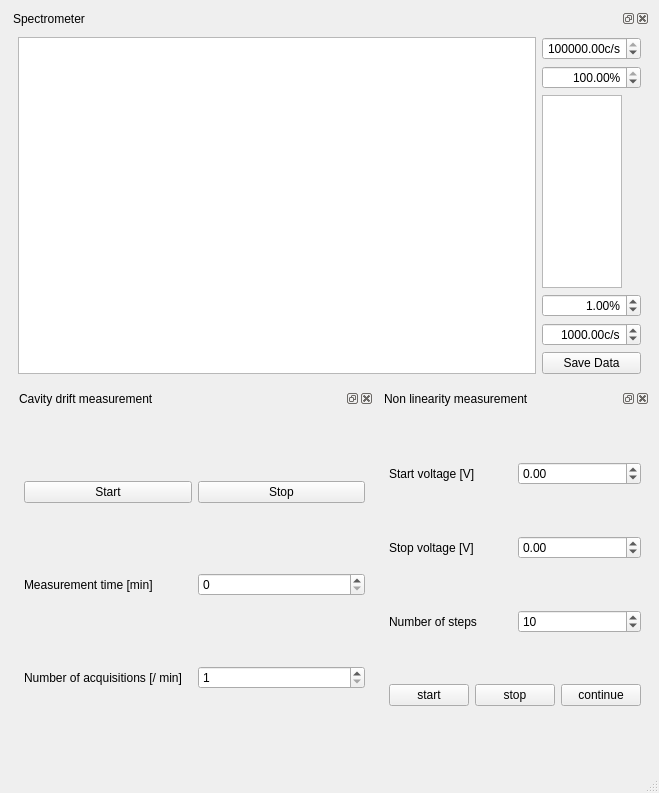
<?xml version="1.0" encoding="UTF-8"?>
<ui version="4.0">
 <class>MainWindow</class>
 <widget class="QMainWindow" name="MainWindow">
  <property name="enabled">
   <bool>true</bool>
  </property>
  <property name="geometry">
   <rect>
    <x>0</x>
    <y>0</y>
    <width>646</width>
    <height>793</height>
   </rect>
  </property>
  <property name="windowTitle">
   <string>MainWindow</string>
  </property>
  <widget class="QWidget" name="centralwidget">
   <layout class="QGridLayout" name="gridLayout_26">
    <item row="2" column="1">
     <widget class="QDockWidget" name="cavity_drift_measurement_widget">
      <property name="minimumSize">
       <size>
        <width>359</width>
        <height>288</height>
       </size>
      </property>
      <property name="windowTitle">
       <string>Cavity drift measurement</string>
      </property>
      <widget class="QWidget" name="dockWidgetContents_10">
       <layout class="QGridLayout" name="gridLayout_2">
        <item row="0" column="0">
         <layout class="QHBoxLayout" name="horizontalLayout_5">
          <item>
           <widget class="QPushButton" name="cavity_drift_start_pushButton">
            <property name="text">
             <string>Start</string>
            </property>
           </widget>
          </item>
          <item>
           <widget class="QPushButton" name="cavity_drift_stop_pushButton">
            <property name="text">
             <string>Stop</string>
            </property>
           </widget>
          </item>
         </layout>
        </item>
        <item row="1" column="0">
         <layout class="QHBoxLayout" name="horizontalLayout_6">
          <item>
           <widget class="QLabel" name="label_26">
            <property name="text">
             <string>Measurement time [min]</string>
            </property>
           </widget>
          </item>
          <item>
           <widget class="QSpinBox" name="cavity_drift_measurement_time_spinBox">
            <property name="maximum">
             <number>10000</number>
            </property>
           </widget>
          </item>
         </layout>
        </item>
        <item row="2" column="0">
         <layout class="QHBoxLayout" name="horizontalLayout_7">
          <item>
           <widget class="QLabel" name="label_27">
            <property name="text">
             <string>Number of acquisitions [/ min]</string>
            </property>
           </widget>
          </item>
          <item>
           <widget class="QSpinBox" name="cavity_drift_acquisition_rate_spinBox">
            <property name="minimum">
             <number>1</number>
            </property>
            <property name="maximum">
             <number>10000</number>
            </property>
           </widget>
          </item>
         </layout>
        </item>
       </layout>
      </widget>
     </widget>
    </item>
    <item row="1" column="0" colspan="3">
     <layout class="QGridLayout" name="gridLayout_31">
      <item row="0" column="0">
       <widget class="QDockWidget" name="spectrometer_control_dockWidget">
        <property name="sizePolicy">
         <sizepolicy hsizetype="Expanding" vsizetype="Expanding">
          <horstretch>0</horstretch>
          <verstretch>0</verstretch>
         </sizepolicy>
        </property>
        <property name="windowTitle">
         <string>Spectrometer</string>
        </property>
        <widget class="QWidget" name="dockWidgetContents_2">
         <layout class="QGridLayout" name="gridLayout_7">
          <item row="0" column="0">
           <layout class="QHBoxLayout" name="horizontalLayout_30">
            <item>
             <widget class="PlotWidget" name="spectrum_2d_PlotWidget"/>
            </item>
            <item>
             <layout class="QGridLayout" name="gridLayout_5">
              <item row="3" column="0">
               <widget class="ScienDSpinBox" name="spectrum_2d_cb_low_percentile_DoubleSpinBox">
                <property name="maximumSize">
                 <size>
                  <width>100</width>
                  <height>16777215</height>
                 </size>
                </property>
                <property name="alignment">
                 <set>Qt::AlignRight|Qt::AlignTrailing|Qt::AlignVCenter</set>
                </property>
                <property name="suffix">
                 <string>%</string>
                </property>
                <property name="minimum">
                 <double>0.000000000000000</double>
                </property>
                <property name="maximum">
                 <double>100.000000000000000</double>
                </property>
                <property name="value">
                 <double>1.000000000000000</double>
                </property>
               </widget>
              </item>
              <item row="4" column="0">
               <widget class="ScienDSpinBox" name="spectrum_2d_cb_min_DoubleSpinBox">
                <property name="maximumSize">
                 <size>
                  <width>100</width>
                  <height>16777215</height>
                 </size>
                </property>
                <property name="alignment">
                 <set>Qt::AlignRight|Qt::AlignTrailing|Qt::AlignVCenter</set>
                </property>
                <property name="suffix">
                 <string>c/s</string>
                </property>
                <property name="minimum">
                 <double>-10.000000000000000</double>
                </property>
                <property name="maximum">
                 <double>1000000000.000000000000000</double>
                </property>
                <property name="value">
                 <double>1000.000000000000000</double>
                </property>
               </widget>
              </item>
              <item row="6" column="0">
               <widget class="QPushButton" name="spectrum_2d_save_data_pushButton">
                <property name="text">
                 <string>Save Data</string>
                </property>
               </widget>
              </item>
              <item row="0" column="0">
               <widget class="ScienDSpinBox" name="spectrum_2d_cb_max_DoubleSpinBox">
                <property name="maximumSize">
                 <size>
                  <width>100</width>
                  <height>16777215</height>
                 </size>
                </property>
                <property name="alignment">
                 <set>Qt::AlignRight|Qt::AlignTrailing|Qt::AlignVCenter</set>
                </property>
                <property name="suffix">
                 <string>c/s</string>
                </property>
                <property name="minimum">
                 <double>-10.000000000000000</double>
                </property>
                <property name="maximum">
                 <double>1000000000.000000000000000</double>
                </property>
                <property name="value">
                 <double>100000.000000000000000</double>
                </property>
               </widget>
              </item>
              <item row="1" column="0">
               <widget class="ScienDSpinBox" name="spectrum_2d_cb_high_percentile_DoubleSpinBox">
                <property name="maximumSize">
                 <size>
                  <width>100</width>
                  <height>16777215</height>
                 </size>
                </property>
                <property name="alignment">
                 <set>Qt::AlignRight|Qt::AlignTrailing|Qt::AlignVCenter</set>
                </property>
                <property name="suffix">
                 <string>%</string>
                </property>
                <property name="minimum">
                 <double>0.000000000000000</double>
                </property>
                <property name="maximum">
                 <double>100.000000000000000</double>
                </property>
                <property name="value">
                 <double>100.000000000000000</double>
                </property>
               </widget>
              </item>
              <item row="2" column="0">
               <widget class="PlotWidget" name="spectrum_2d_cb_PlotWidget">
                <property name="sizePolicy">
                 <sizepolicy hsizetype="MinimumExpanding" vsizetype="MinimumExpanding">
                  <horstretch>0</horstretch>
                  <verstretch>0</verstretch>
                 </sizepolicy>
                </property>
                <property name="maximumSize">
                 <size>
                  <width>80</width>
                  <height>16777215</height>
                 </size>
                </property>
               </widget>
              </item>
             </layout>
            </item>
           </layout>
          </item>
         </layout>
        </widget>
       </widget>
      </item>
     </layout>
    </item>
    <item row="2" column="2">
     <widget class="QDockWidget" name="sweep_parameters">
      <property name="windowTitle">
       <string>Non linearity measurement</string>
      </property>
      <widget class="QWidget" name="dockWidgetContents_3">
       <layout class="QGridLayout" name="gridLayout">
        <item row="0" column="0">
         <layout class="QHBoxLayout" name="horizontalLayout">
          <item>
           <widget class="QLabel" name="label">
            <property name="text">
             <string>Start voltage [V]</string>
            </property>
           </widget>
          </item>
          <item>
           <widget class="QDoubleSpinBox" name="start_voltage_doubleSpinBox">
            <property name="minimum">
             <double>-10.000000000000000</double>
            </property>
            <property name="maximum">
             <double>10.000000000000000</double>
            </property>
           </widget>
          </item>
         </layout>
        </item>
        <item row="1" column="0">
         <layout class="QHBoxLayout" name="horizontalLayout_2">
          <item>
           <widget class="QLabel" name="label_2">
            <property name="text">
             <string>Stop voltage [V]</string>
            </property>
           </widget>
          </item>
          <item>
           <widget class="QDoubleSpinBox" name="stop_voltage_doubleSpinBox">
            <property name="minimum">
             <double>-10.000000000000000</double>
            </property>
            <property name="maximum">
             <double>10.000000000000000</double>
            </property>
            <property name="value">
             <double>0.000000000000000</double>
            </property>
           </widget>
          </item>
         </layout>
        </item>
        <item row="2" column="0">
         <layout class="QHBoxLayout" name="horizontalLayout_3">
          <item>
           <widget class="QLabel" name="label_6">
            <property name="text">
             <string>Number of steps</string>
            </property>
           </widget>
          </item>
          <item>
           <widget class="QDoubleSpinBox" name="number_of_steps_doubleSpinBox">
            <property name="decimals">
             <number>0</number>
            </property>
            <property name="minimum">
             <double>1.000000000000000</double>
            </property>
            <property name="maximum">
             <double>1000.000000000000000</double>
            </property>
            <property name="value">
             <double>10.000000000000000</double>
            </property>
           </widget>
          </item>
         </layout>
        </item>
        <item row="3" column="0">
         <layout class="QHBoxLayout" name="horizontalLayout_4">
          <item>
           <widget class="QPushButton" name="nl_start_pushButton">
            <property name="text">
             <string>start</string>
            </property>
           </widget>
          </item>
          <item>
           <widget class="QPushButton" name="nl_stop_pushButton">
            <property name="text">
             <string>stop</string>
            </property>
           </widget>
          </item>
          <item>
           <widget class="QPushButton" name="nl_continue_pushButton">
            <property name="text">
             <string>continue</string>
            </property>
           </widget>
          </item>
         </layout>
        </item>
       </layout>
      </widget>
     </widget>
    </item>
   </layout>
  </widget>
  <widget class="QMenuBar" name="menubar">
   <property name="geometry">
    <rect>
     <x>0</x>
     <y>0</y>
     <width>646</width>
     <height>21</height>
    </rect>
   </property>
  </widget>
  <widget class="QStatusBar" name="statusbar"/>
 </widget>
 <customwidgets>
  <customwidget>
   <class>PlotWidget</class>
   <extends>QGraphicsView</extends>
   <header>pyqtgraph</header>
  </customwidget>
  <customwidget>
   <class>ScienDSpinBox</class>
   <extends>QDoubleSpinBox</extends>
   <header>qtwidgets.scientific_spinbox.h</header>
  </customwidget>
 </customwidgets>
 <resources/>
 <connections/>
</ui>
